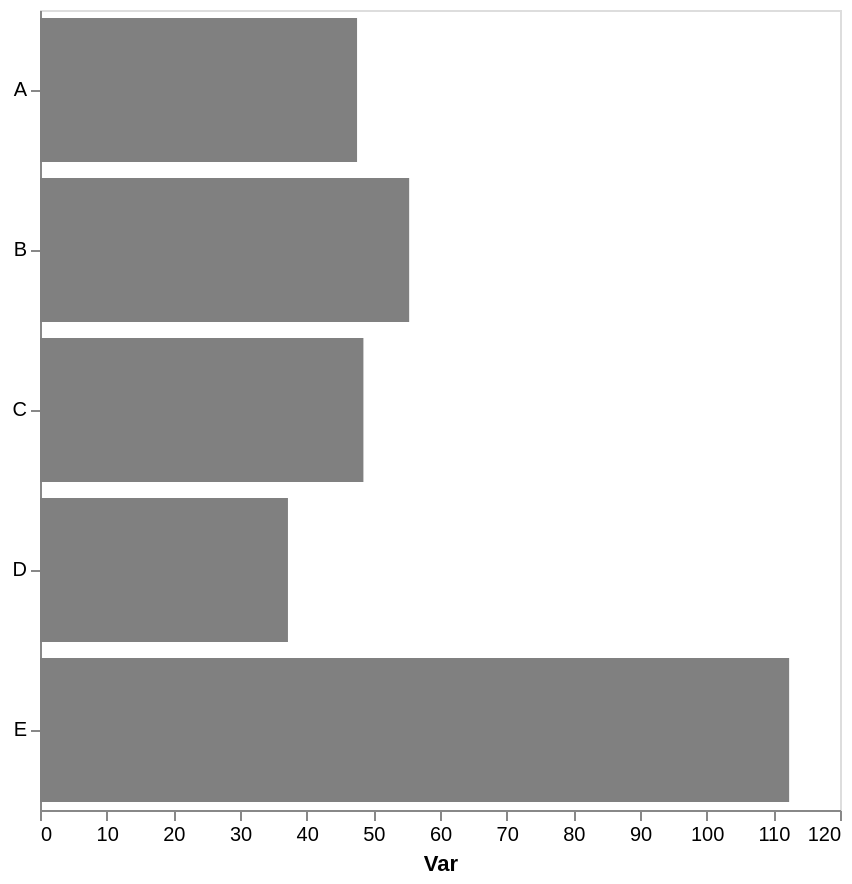

Describe this chart as a Vega-Lite specification.
### Vega-Lite specification from a JSON file in a GitHub repository (floating-point values rounded to 4 significant figures)
{"config": {"view": {"continuousWidth": 300, "continuousHeight": 300}, "axis": {"grid": false}, "bar": {"color": "gray"}}, "data": {"name": "data-3527e6b4c14a8143ebfc6a9466382604"}, "mark": {"type": "bar"}, "encoding": {"x": {"aggregate": "mean", "axis": {"title": "Var"}, "field": "var1", "type": "quantitative"}, "y": {"axis": {"title": null}, "field": "cat", "type": "nominal"}}, "height": 400, "width": 400, "$schema": "https://vega.github.io/schema/vega-lite/v5.17.0.json", "datasets": {"data-3527e6b4c14a8143ebfc6a9466382604": [{"cat": "A", "var1": 56.83, "var2": 53.03}, {"cat": "B", "var1": 46.86, "var2": 48.77}, {"cat": "B", "var1": 55.71, "var2": 41.48}, {"cat": "E", "var1": 91.45, "var2": 59.28}, {"cat": "D", "var1": 37.19, "var2": 55.67}, {"cat": "A", "var1": 38.29, "var2": 43.53}, {"cat": "C", "var1": 58.75, "var2": 64.93}, {"cat": "C", "var1": 48.11, "var2": 36.4}, {"cat": "C", "var1": 36.82, "var2": 64.13}, {"cat": "B", "var1": 63.56, "var2": 47.77}, {"cat": "E", "var1": 133.3, "var2": 55.43}, {"cat": "C", "var1": 50.37, "var2": 67.45}]}}
